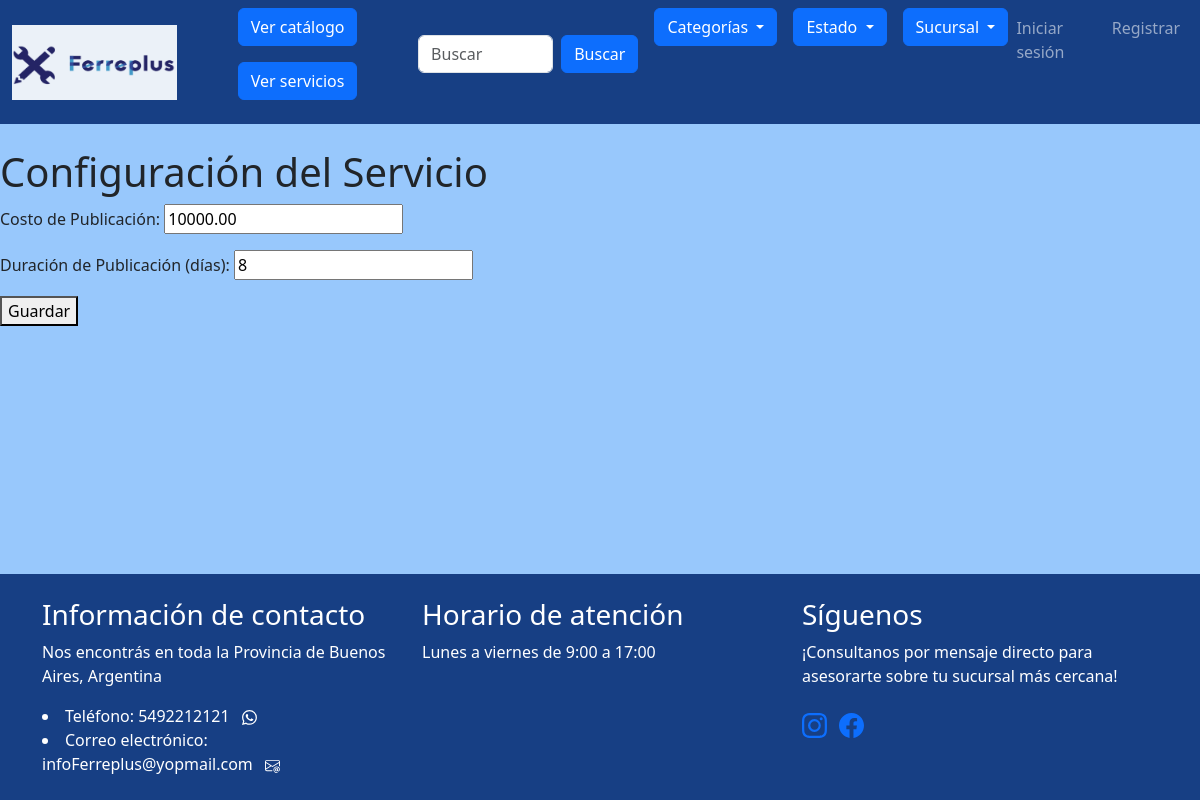
The page /gestion_de_servicios/configuracion-servicio/ on the database as committed earlier.
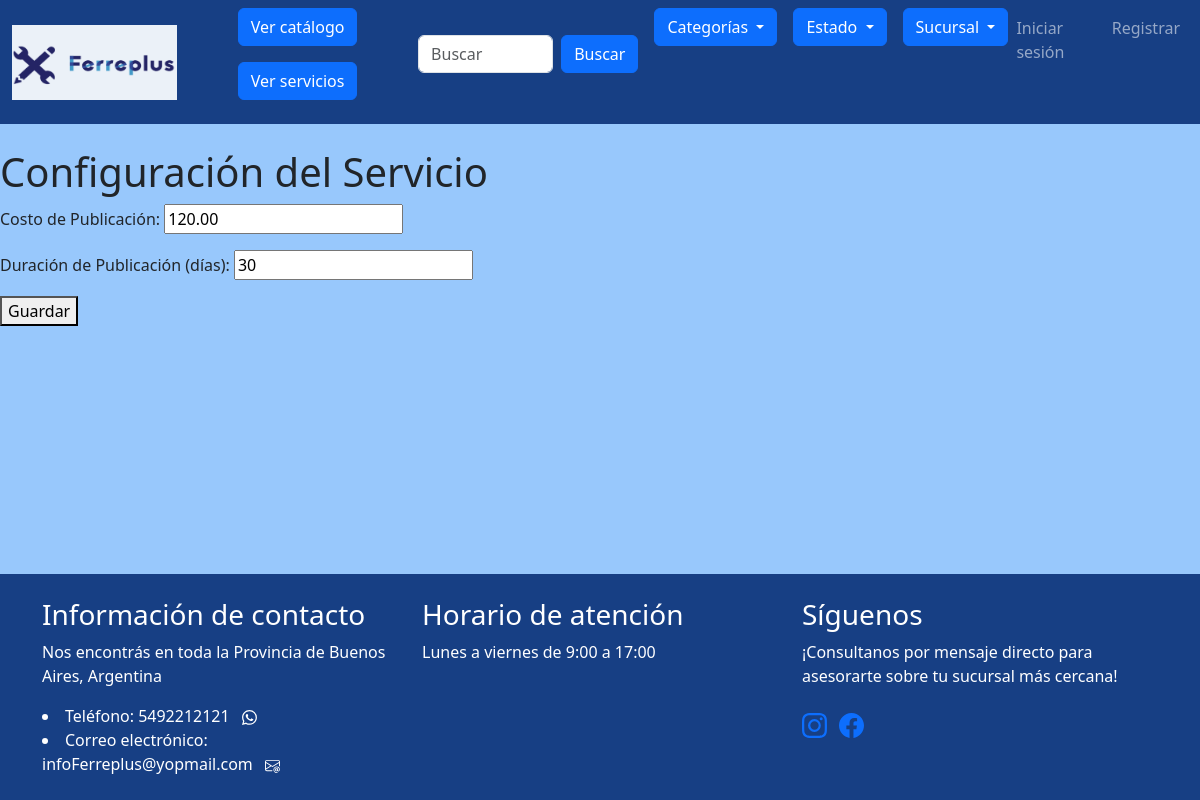
The same page on the database as committed later.
### gestion_de_servicios/models.py (models this page shows, shortened)
class ConfiguracionServicio(models.Model):
    costo_publicacion = models.DecimalField(max_digits=10, decimal_places=2, default=0)
    duracion_publicacion_dias = models.IntegerField(default=30)
    @classmethod
    def get_solo_instance(cls):
        instance, created = cls.objects.get_or_create(pk=1)
        return instance

### gestion_de_servicios/views.py (the view)
# urls.py: path('configuracion-servicio/', configuracion_servicio, name='configuracion_servicio'),
def configuracion_servicio(request):
    configuracion = ConfiguracionServicio.get_solo_instance()
    if request.method == 'POST':
        form = ConfiguracionServicioForm(request.POST, instance=configuracion)
        if form.is_valid():
            form.save()
            return redirect('configuracion_servicio')
    else:
        form = ConfiguracionServicioForm(instance=configuracion)
    return render(request, 'gestion_de_servicios/config.html', {'form': form})

### gestion_de_servicios/forms.py
class ConfiguracionServicioForm(forms.ModelForm):
    costo_publicacion = forms.DecimalField(min_value=1, label='Costo de Publicación')
    duracion_publicacion_dias = forms.IntegerField(min_value=1, label='Duración de Publicación (días)')
    class Meta:
        model = ConfiguracionServicio
        fields = ['costo_publicacion', 'duracion_publicacion_dias']

### project/context_processors.py (called while the page is built)
def agregar_datos_a_contexto(request):
    sucursales = Sucursal.objects.all()
    estados_list = ["Nuevo - Sin uso", "Usado", "Restaurado", "Para reparar", "Para piezas", "Con defectos leves"]
    categorias_list = ["Herramientas", "Construcción", "Ferretería general", "Electricidad", "Fontanería", "Jardín"]
    return {
        'sucursales': sucursales,
        'estados_list': estados_list,
        'categorias_list': categorias_list,
    }

### gestion_de_servicios/templates/gestion_de_servicios/config.html (shortened to what this page needs)
{% extends "homepage/base.html" %}
{% block content %}
<head>
</head>
<body>
    <h1>Configuración del Servicio</h1>
    <form method="post">
        {{ form.as_p }}
        <button type="submit">Guardar</button>
    </form>
    {% endblock %}

Rows that differ between the two databases and show on the page:
changed ConfiguracionServicio: costo_publicacion "10000.00" → "120.00"; duracion_publicacion_dias "8" → "30"
